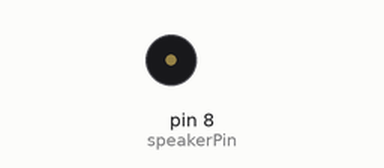
This sketch was run on a simulated Arduino Uno, built with avr-gcc and run on an emulated ATmega328P. On the bench: buzzer (waves = sounding).

Above: at 0.35 s.
At 2.5 s:
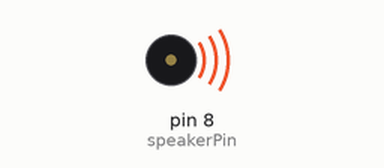
Timing chart, 0 to 3.4 s (numbered marks = the images above):
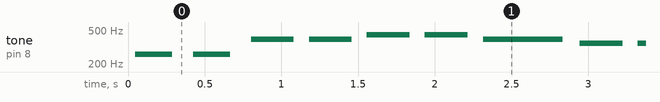

The sketch:

Tone_Generator.ino
```cpp
int speakerPin = 8;

int length = 15;
char notes[] = "ccggaagffeeddc";
float beats[] = {1, 1, 1, 1, 1, 1, 2, 1, 1, 1, 1, 1, 1, 2, 4 };

int tempo = 250;

void playTone(int dtone, int duration) {
  for (long i = 0; i < duration * 1000L; i += dtone * 2) {
    digitalWrite(speakerPin, HIGH);
    delayMicroseconds(dtone);
    digitalWrite(speakerPin, LOW);
    delayMicroseconds(dtone);
  }
}

void playNote(char note, int duration) {
   /*
    * timeHigh = 1 / (2 * Frequency)
    * note   frequency   timeHigh (micro second)
    * c       261 Hz      1915
    * d       294 Hz      1700
    * e       329 Hz      1519
    * f       349 Hz      1432
    * g       392 Hz      1275
    * a       440 Hz      1136
    * b       493 Hz      1014
    * C       523 Hz      956
    * D       587 Hz      851
    * E       659 Hz      758
     */
  char names[] = { 'c', 'd', 'e', 'f', 'g', 'a', 'b', 'C' };
  int tones[] = { 1915, 1700, 1519, 1432, 1275, 1136, 1014, 956 };

  // play the tone corresponding to the note name
  for (int i = 0; i < 8; i++) {
    if (names[i] == note) {
      playTone(tones[i], duration);
    }
  }
}

void setup() {
  pinMode(speakerPin, OUTPUT);
}

void loop() {
  for (int i = 0; i < length; i++) {
    if (notes[i] == ' ') {
      delay(beats[i] * tempo); // rest
    } else {
      playNote(notes[i], beats[i] * tempo);
    }
    // pause between notes
    delay(tempo / 2);
  }
}
```

Measured:
- by itself, tone on pin 8 (speakerPin): plays 261 Hz for 0.24 s, 261 Hz for 0.24 s, 391 Hz for 0.28 s, 391 Hz for 0.28 s, 439 Hz for 0.28 s, 439 Hz for 0.28 s … (308 notes in this stretch)
